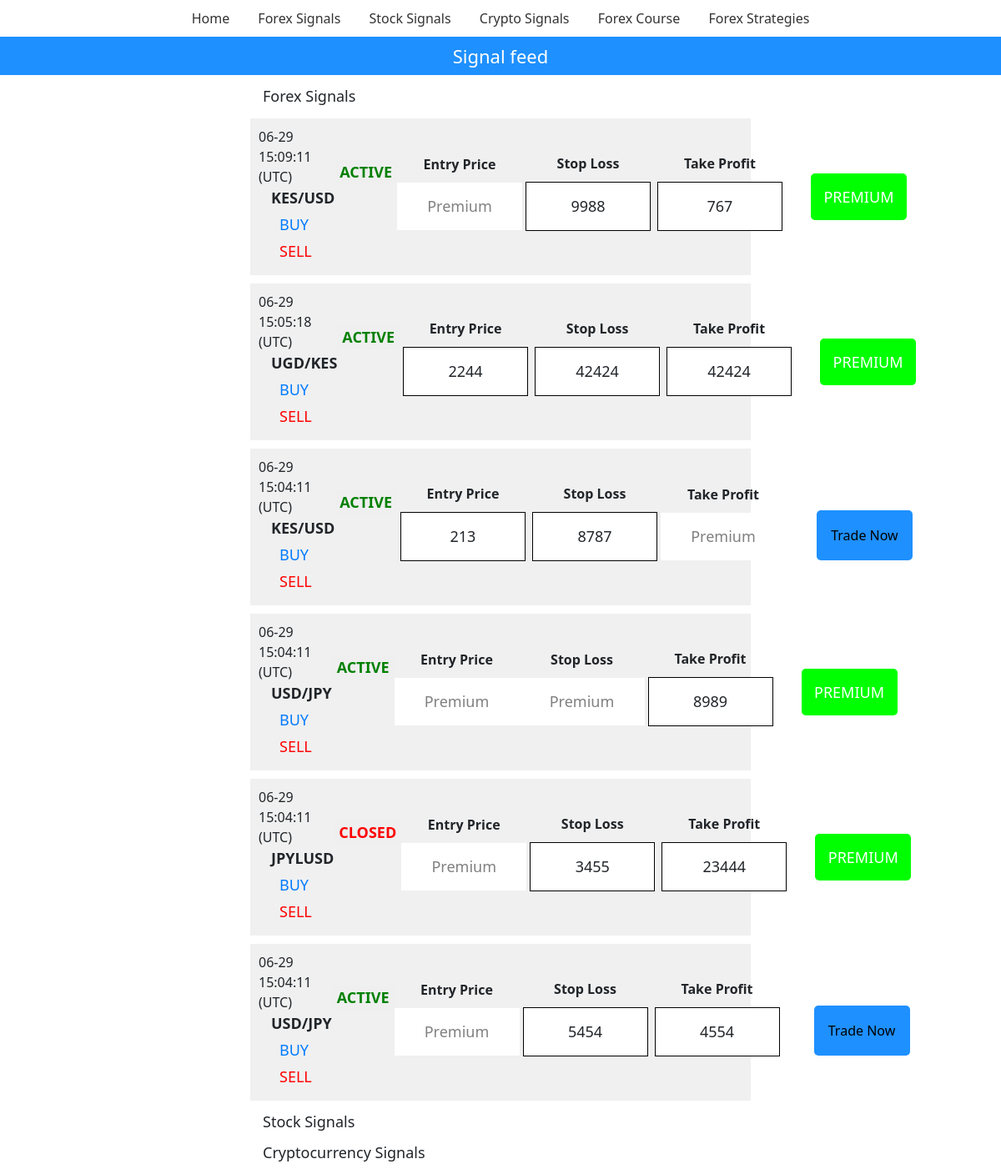
/, run on an earlier commit of the app's database.
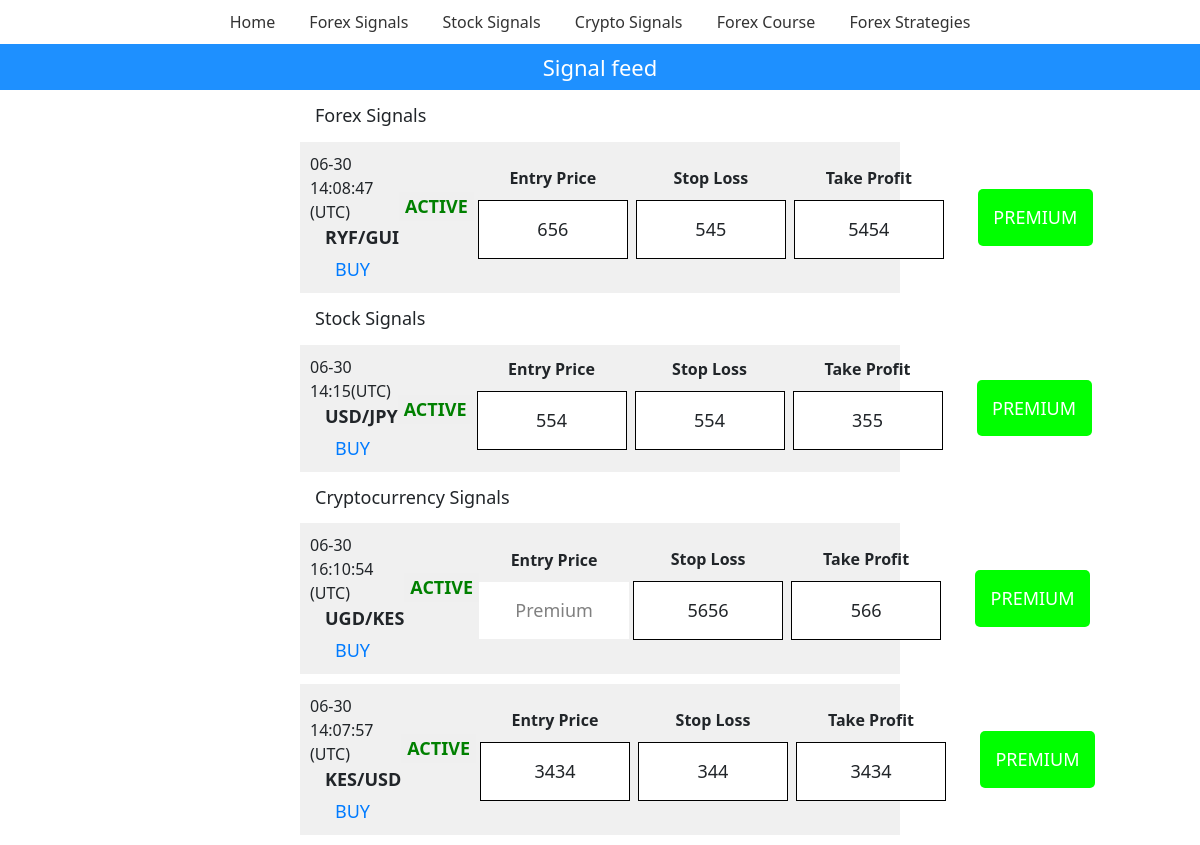
And on a later commit of the database.
### trade/models.py (models this page shows, shortened)
class TradeSignal(models.Model):
    CATEGORIES = (
        ('forex', 'Forex'),
        ('stock', 'Stock'),
        ('cryptocurrency', 'Cryptocurrency'),
    )
    currency = models.CharField(max_length=50)
    buy = models.BooleanField(default=False)
    sell = models.BooleanField(default=False)
    active = models.BooleanField(default=False)
    close_button_visible = models.BooleanField(default=False)
    entry_price = models.DecimalField(max_digits=20, decimal_places=10, null=True, default=None)
    entry_price_visible = models.BooleanField(default=False)
    take_profit = models.DecimalField(max_digits=20, decimal_places=10, null=True, default=None)
    stop_loss = models.DecimalField(max_digits=20, decimal_places=10, null=True, default=None)
    stop_loss_visible = models.BooleanField(default=False)
    take_profit_visible = models.BooleanField(default=False)
    trade_now_visible = models.BooleanField(default=False)
    created_at = models.DateTimeField(default=default_created_at)
    category = models.CharField(max_length=20, choices=CATEGORIES, default='forex')
    class Meta:
        app_label ='trade'

### trade/views.py (the view)
# urls.py: path('', views.index, name='index'),
def index(request):
    trade_signals = TradeSignal.objects.all()
    forex_signals = trade_signals.filter(category='forex')
    stock_signals = trade_signals.filter(category='stock')
    crypto_signals = trade_signals.filter(category='cryptocurrency')
    context = {
        'forex_signals': forex_signals,
        'stock_signals': stock_signals,
        'crypto_signals': crypto_signals,
    }
    return render(request, 'index.html', context)

### trade/templates/index.html (shortened to what the changed rows need)
{% extends 'base.html' %}
{% load static %}
{% block content %}
<link rel="stylesheet" href="https://cdn.jsdelivr.net/npm/bootstrap@5.2.3/dist/css/bootstrap.min.css">
<link rel="stylesheet" href="{% static 'style.css' %}">
<link rel="stylesheet" href="{% static 'mobile.css' %}">
<div id="forex-signals-container" class="trade-signals-container">
  {% for trade_signal in forex_signals reversed %}
    <div class="trade-signal">
      <div class="column">
      <div class="signal-meta">
        <div class="timestamp">
          {{ trade_signal.created_at|date:'m-d H:i:s' }} (UTC)
        </div>
      </div>
      <div class="currency">{{ trade_signal.currency }}</div>
      <div class="action-container">
        {% if trade_signal.buy %}
        <div class="action-buy">BUY</div>
        {% endif %}
        {% if trade_signal.sell %}
        <div class="action-sell">SELL</div>
        {% endif %}
      </div>
    </div>
      <div class="close-button">
        {% if trade_signal.active %}
        <button class="active-btn">ACTIVE</button>
        {% else %}
        <button class="close-btn">CLOSED</button>
        {% endif %}
      </div>
      {% if trade_signal.entry_price_visible %}
      <div class="section">
        <div class="section-name entry-price-name">Entry Price</div>
        <div class="section-value entry-price-value">{{ trade_signal.entry_price|floatformat:"-4"}}</div>
      </div>
      {% else %}
      <div class="section">
        <div class="section-name entry-price-name">Entry Price</div>
        {% if user.is_authenticated %}
        <div class="section-value entry-price-value">{{ trade_signal.entry_price|floatformat:"-4"}}</div>
        {% else %}
        <div class="section-value entry-price-premium">Premium</div>
        {% endif %}
      </div>
      {% endif %}
      {% if trade_signal.stop_loss_visible %}
      <div class="section">
        <div class="section-name stop-loss-name">Stop Loss</div>
        <div class="section-value stop-loss-value">{{ trade_signal.stop_loss|floatformat:"-4" }}</div>
      </div>
      {% else %}
      <div class="section">
        <div class="section-name stop-loss-name">Stop Loss</div>
        {% if user.is_authenticated %}
        <div class="section-value stop-loss-value">{{ trade_signal.stop_loss|floatformat:"-4" }}</div>
        {% else %}
        <div class="section-value entry-price-premium">Premium</div>
        {% endif %}
      </div>
      {% endif %}
      {% if trade_signal.take_profit_visible %}
      <div class="section">
        <div class="section-name take-profit-name">Take Profit</div>
        <div class="section-value take-profit-value">{{ trade_signal.take_profit|floatformat:"-4" }}</div>
      </div>
      {% else %}
      <div class="section">
        <div class="section-name take-profit-name">Take Profit</div>
        {% if user.is_authenticated %}
        <div class="section-value take-profit-value">{{ trade_signal.take_profit|floatformat:"-4" }}</div>
        {% else %}
        <div class="section-value entry-price-premium">Premium</div>
        {% endif %}
      </div>
      {% endif %}
      {% if user.is_authenticated %}
      <div class="trade-button">
        <a href="{% url 'payment' %}">
        <button class="trade-butn">Trade Now</button>
    </a>
      </div>
      {% else %}
      {% if trade_signal.trade_now_visible %}
      <div class="trade-button">
        <a href="{% url 'payment' %}">
        <button class="trade-butn">Trade Now</button>
    </a>
      </div>
      {% else %}
      <div class="trade-button">
        <a href="{% url 'payment' %}">
            <button class="premium-btn">PREMIUM</button>
          </a>
      </div>
      {% endif %}
      {% endif %}
    </div>
    {% endfor %}
  </div>
  <div id="stock-signals-container" class="trade-signals-container">
  {% for trade_signal in stock_signals reversed %}
    <div class="trade-signal">
      <div class="column">
      <div class="signal-meta">
        <div class="timestamp">
          {{ trade_signal.created_at|date:'m-d H:i' }}(UTC)
        </div>
      </div>
      <div class="currency">{{ trade_signal.currency }}</div>
      <div class="action-container">
        {% if trade_signal.buy %}
        <div class="action-buy">BUY</div>
        {% endif %}
      </div>
    </div>
    <div class="close-button">
      {% if trade_signal.active %}
      <button class="active-btn">ACTIVE</button>
      {% else %}
      <button class="close-btn">CLOSED</button>
      {% endif %}
    </div>
      {% if trade_signal.entry_price_visible %}
      <div class="section">
        <div class="section-name entry-price-name">Entry Price</div>
        <div class="section-value entry-price-value">{{ trade_signal.entry_price|floatformat:"-4"}}</div>
      </div>
      {% endif %}
      {% if trade_signal.stop_loss_visible %}
      <div class="section">
        <div class="section-name stop-loss-name">Stop Loss</div>
        <div class="section-value stop-loss-value">{{ trade_signal.stop_loss|floatformat:"-4"}}</div>
      </div>
      {% endif %}
      {% if trade_signal.take_profit_visible %}
      <div class="section">
        <div class="section-name take-profit-name">Take Profit</div>
        <div class="section-value take-profit-value">{{ trade_signal.take_profit|floatformat:"-4" }}</div>
      </div>
      {% endif %}
      {% if user.is_authenticated %}
      <div class="trade-button">
        <a href="{% url 'payment' %}">
        <button class="trade-butn">Trade Now</button>
    </a>
      </div>
      {% else %}
      {% if trade_signal.trade_now_visible %}
      <div class="trade-button">
        <a href="{% url 'payment' %}">
        <button class="trade-butn">Trade Now</button>
    </a>
      </div>
      {% else %}
      <div class="trade-button">
        <a href="{% url 'payment' %}">
            <button class="premium-btn">PREMIUM</button>
          </a>
      </div>
      {% endif %}
      {% endif %}
    </div>
    {% endfor %}
  </div>
  <div id="crypto-signals-container" class="trade-signals-container">
  {% for trade_signal in crypto_signals reversed %}
    <div class="trade-signal">
      <div class="column">
      <div class="signal-meta">
        <div class="timestamp">
          {{ trade_signal.created_at|date:'m-d H:i:s' }} (UTC)
        </div>
      </div>
      <div class="currency">{{ trade_signal.currency }}</div>
      <div class="action-container">
        {% if trade_signal.buy %}
        <div class="action-buy">BUY</div>
        {% endif %}
      </div>
    </div>
      <div class="close-button">
        {% if trade_signal.active %}
        <button class="active-btn">ACTIVE</button>
        {% else %}
        <button class="close-btn">CLOSED</button>
        {% endif %}
      </div>
      {% if trade_signal.entry_price_visible %}
      <div class="section">
        <div class="section-name entry-price-name">Entry Price</div>
        <div class="section-value entry-price-value">{{ trade_signal.entry_price|floatformat:"-4"}}</div>
      </div>
      {% else %}
      <div class="section">
        <div class="section-name entry-price-name">Entry Price</div>
        {% if user.is_authenticated %}
        <div class="section-value entry-price-value">{{ trade_signal.entry_price|floatformat:"-4"}}</div>
        {% else %}
        <div class="section-value entry-price-premium">Premium</div>
        {% endif %}
      </div>
      {% endif %}
      {% if trade_signal.stop_loss_visible %}
      <div class="section">
        <div class="section-name stop-loss-name">Stop Loss</div>
        <div class="section-value stop-loss-value">{{ trade_signal.stop_loss|floatformat:"-4" }}</div>
      </div>
      {% endif %}
      {% if trade_signal.take_profit_visible %}
      <div class="section">
        <div class="section-name take-profit-name">Take Profit</div>
        <div class="section-value take-profit-value">{{ trade_signal.take_profit|floatformat:"-4" }}</div>
      </div>
      {% endif %}
      {% if user.is_authenticated %}
      <div class="trade-button">
        <a href="{% url 'payment' %}">
        <button class="trade-butn">Trade Now</button>
    </a>
      </div>
      {% else %}
      {% if trade_signal.trade_now_visible %}
      <div class="trade-button">
        <a href="{% url 'payment' %}">
        <button class="trade-butn">Trade Now</button>
    </a>
      </div>
      {% else %}
      <div class="trade-button">
        <a href="{% url 'payment' %}">
            <button class="premium-btn">PREMIUM</button>
          </a>
      </div>
      {% endif %}
      {% endif %}
    </div>
    {% endfor %}
  </div>
{% endblock %}

What changed in the data, as far as the page shows it:
removed TradeSignal: created_at "06-29 15:09:11", currency "KES/USD", buy "BUY", sell "SELL", active "ACTIVE", entry_price_visible "Entry Price", stop_loss "9988", take_profit "767", trade_now_visible "PREMIUM", shown under "Forex Signals"
removed TradeSignal: created_at "06-29 15:05:18", currency "UGD/KES", buy "BUY", sell "SELL", active "ACTIVE", entry_price "2244", stop_loss "42424", take_profit "42424", trade_now_visible "PREMIUM", shown under "Forex Signals"
removed TradeSignal: created_at "06-29 15:04:11", currency "KES/USD", buy "BUY", sell "SELL", active "ACTIVE", entry_price "213", stop_loss "8787", take_profit_visible "Take Profit", trade_now_visible "Trade Now", shown under "Forex Signals"
removed TradeSignal: created_at "06-29 15:04:11", currency "USD/JPY", buy "BUY", sell "SELL", active "ACTIVE", entry_price_visible "Entry Price", stop_loss_visible "Stop Loss", take_profit "8989", trade_now_visible "PREMIUM", shown under "Forex Signals"
removed TradeSignal: created_at "06-29 15:04:11", currency "JPYLUSD", buy "BUY", sell "SELL", active "CLOSED", entry_price_visible "Entry Price", stop_loss "3455", take_profit "23444", trade_now_visible "PREMIUM", shown under "Forex Signals"
removed TradeSignal: created_at "06-29 15:04:11", currency "USD/JPY", buy "BUY", sell "SELL", active "ACTIVE", entry_price_visible "Entry Price", stop_loss "5454", take_profit "4554", trade_now_visible "Trade Now", shown under "Forex Signals"
added TradeSignal: created_at "06-30 14:08:47", currency "RYF/GUI", buy "BUY", active "ACTIVE", entry_price "656", stop_loss "545", take_profit "5454", trade_now_visible "PREMIUM", shown under "Forex Signals"
added TradeSignal: created_at "06-30 14:15", currency "USD/JPY", buy "BUY", active "ACTIVE", entry_price "554", stop_loss "554", take_profit "355", trade_now_visible "PREMIUM", shown under "Stock Signals"
added TradeSignal: created_at "06-30 16:10:54", currency "UGD/KES", buy "BUY", active "ACTIVE", entry_price_visible "Entry Price", stop_loss "5656", take_profit "566", trade_now_visible "PREMIUM", shown under "Cryptocurrency Signals"
added TradeSignal: created_at "06-30 14:07:57", currency "KES/USD", buy "BUY", active "ACTIVE", entry_price "3434", stop_loss "344", take_profit "3434", trade_now_visible "PREMIUM", shown under "Cryptocurrency Signals"
